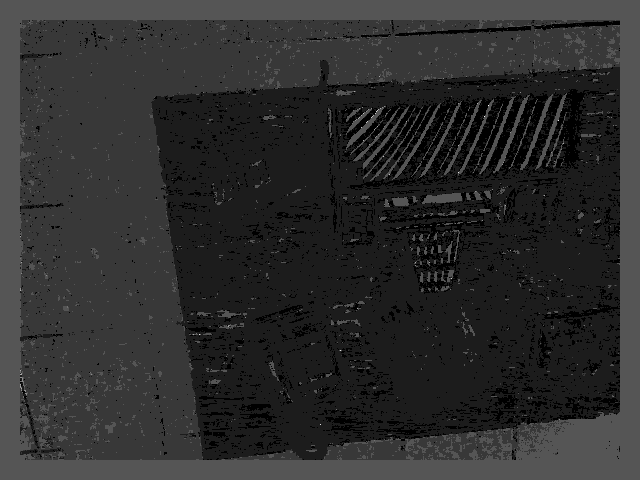
#> input picture SLAM/DepthFilter/test/build/depth.png, 640 x 480 px, found by its file name
$ python plot.py
#> lines starting #> are read from the running program, lines starting #| are printed output that depends on the picture
'''
@Author: your name
@Date: 2020-04-14 23:12:14
@LastEditTime: 2020-04-17 23:55:27
@LastEditors: Please set LastEditors
@Description: In User Settings Edit
@FilePath: /DepthFilter/test/plot.py
'''

import os
import numpy as np
import cv2

from matplotlib import pyplot as plt

if __name__ == "__main__":
    depth_image_path  = '/home/ubuntu/Projects/PaperSummary/SLAM/DepthFilter/test/build/depth.png'
    depth_image_path1 = '/home/ubuntu/Projects/PaperSummary/SLAM/DepthFilter/test/build/depth2.png'

    depth  = cv2.imread(depth_image_path,  cv2.IMREAD_UNCHANGED)
#> depth is the input picture: shape (480, 640); min 0, max 9, mean 1.6
    depth1 = cv2.imread(depth_image_path1, cv2.IMREAD_UNCHANGED)
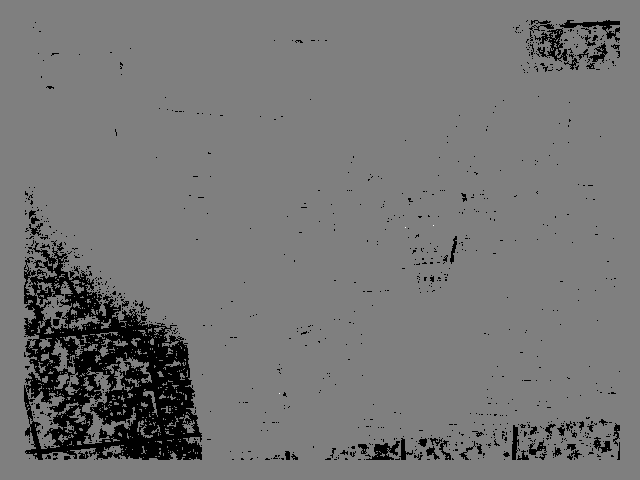
#> input picture SLAM/DepthFilter/test/build/depth2.png, 640 x 480 px, found by its file name
#> depth1 is the input picture: shape (480, 640); min 0, max 2, mean 0.923

    depth[depth>10] = 10

    fig, axes = plt.subplots(1, 2)

    ax0 = axes[0].imshow(depth)
    ax1 = axes[1].imshow(depth1)

    axes[0].axis('off')
    axes[1].axis('off')

    fig.colorbar(ax0, ax=axes[0])
    fig.colorbar(ax1, ax=axes[1])
    plt.show()
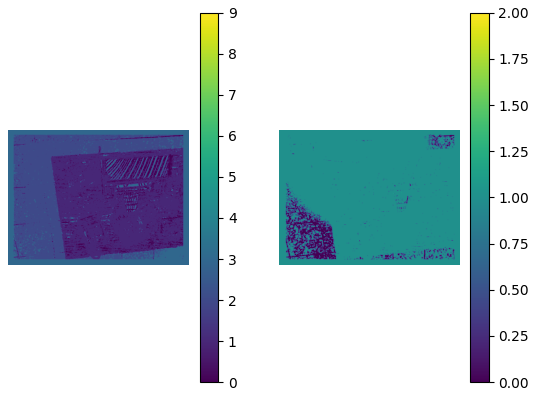
#> figure drawn by matplotlib, 4 panels
